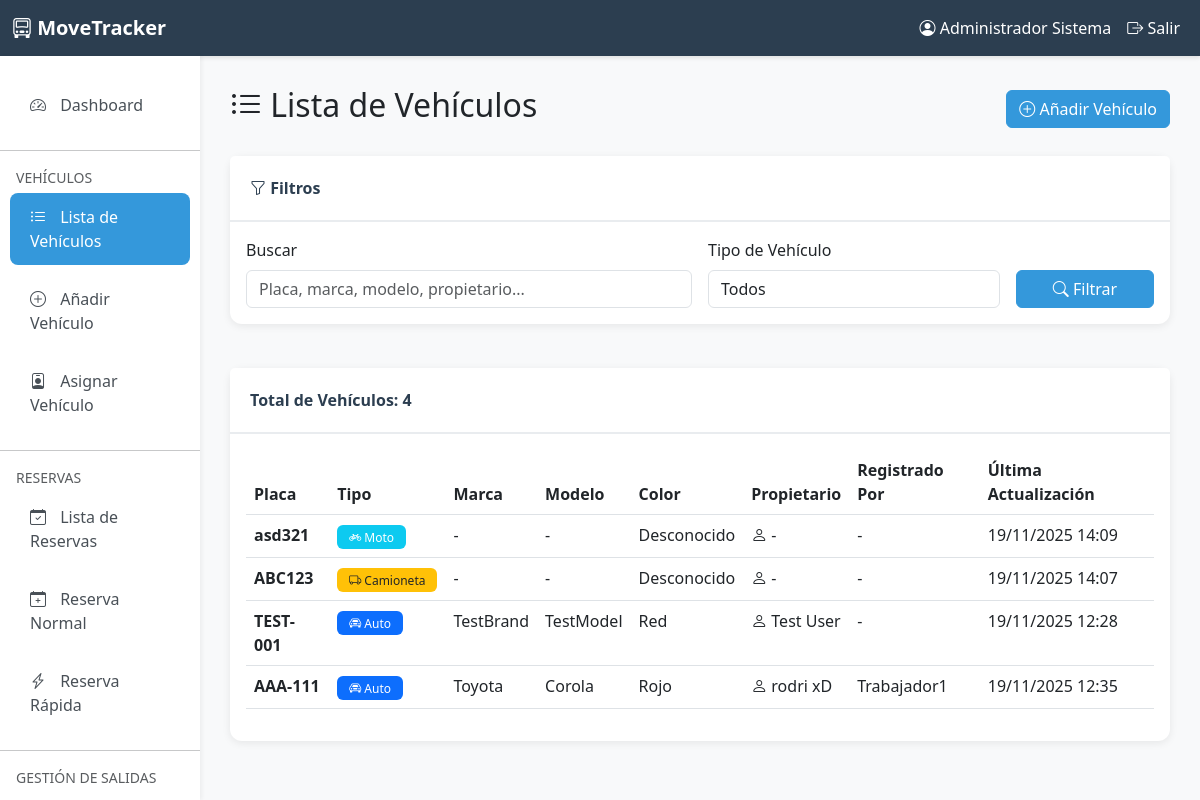
The page /parking/vehicles/ (signed in) on the database as committed earlier.
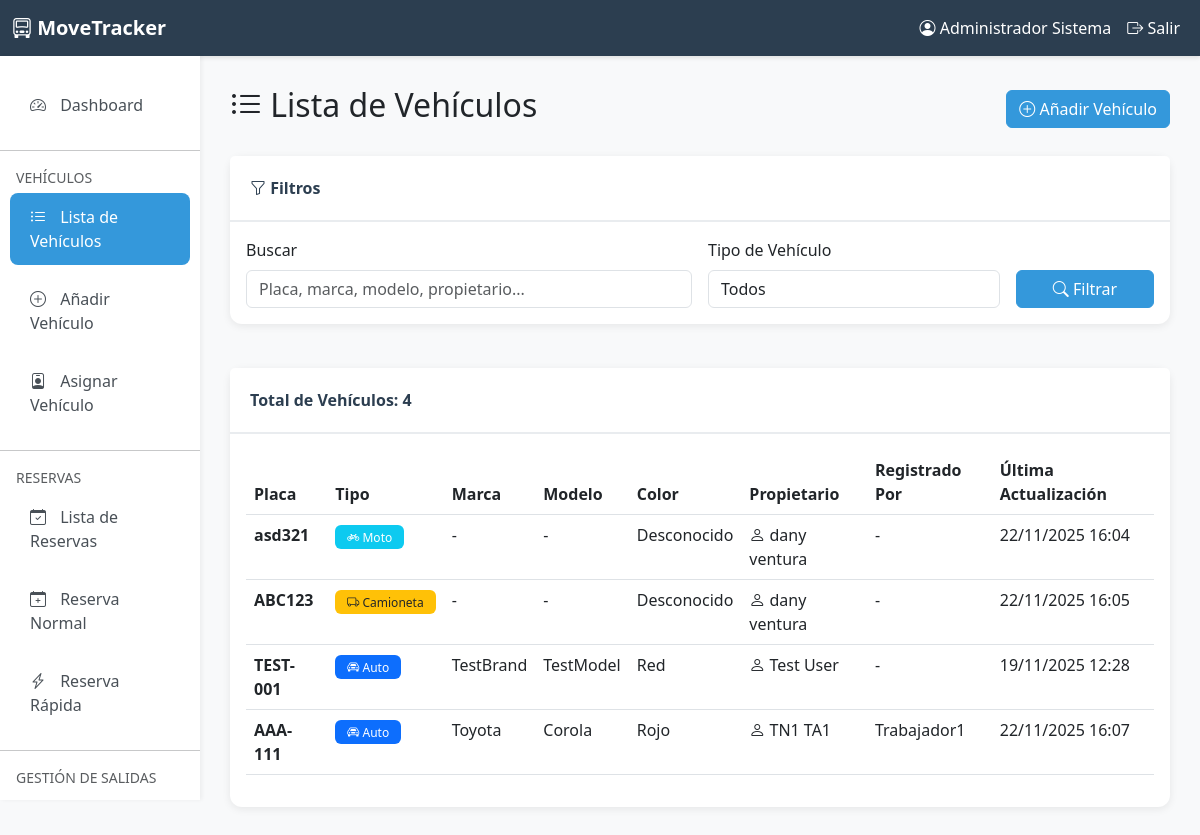
The same page on the database as committed later.
### parking/models.py (models this page shows, shortened)
class Vehicle(models.Model):
    owner = models.ForeignKey(
        User,
        on_delete=models.CASCADE,
        related_name='vehicles',
        verbose_name='Propietario',
        null=True,
        blank=True
    )
    vehicle_type = models.CharField(
        max_length=20,
        choices=VehicleType.choices,
        verbose_name='Tipo de Vehículo'
    )
    brand = models.CharField(
        max_length=50,
        null=True,
        blank=True,
        verbose_name='Marca',
        help_text='Marca del vehículo (opcional)'
    )
    model = models.CharField(
        max_length=50,
        null=True,
        blank=True,
        verbose_name='Modelo',
        help_text='Modelo del vehículo (opcional)'
    )
    year = models.PositiveIntegerField(
        null=True,
        blank=True,
        verbose_name='Año',
        validators=[MinValueValidator(1900), MaxValueValidator(2100)],
        help_text='Año de fabricación (opcional)'
    )
    color = models.CharField(max_length=30, verbose_name='Color')
    license_plate = models.CharField(
        max_length=20,
        unique=True,
        verbose_name='Placa',
        help_text='Número de placa del vehículo'
    )
    is_active = models.BooleanField(default=True, verbose_name='Activo')
    created_at = models.DateTimeField(auto_now_add=True, verbose_name='Fecha de Registro')
    updated_at = models.DateTimeField(auto_now=True, verbose_name='Última Actualización')
    registered_by = models.ForeignKey(
        User,
        on_delete=models.SET_NULL,
        null=True,
        related_name='registered_vehicles',
        verbose_name='Registrado por'
    )
    class Meta:
        verbose_name = 'Vehículo'
        verbose_name_plural = 'Vehículos'
        ordering = ['-created_at']
        indexes = [
            models.Index(fields=['license_plate']),
            models.Index(fields=['owner', 'is_active']),
        ]

### user/models.py (models this page shows, shortened)
class User(AbstractUser):
    dni = models.CharField(max_length=10, blank=True, null=True, verbose_name='DNI')
    phone = models.CharField(max_length=15, blank=True, null=True, verbose_name='Teléfono')
    class Meta:
        verbose_name = 'Usuario'
        verbose_name_plural = 'Usuarios'
        db_table = 'auth_user'

### parking/views.py (the view, shortened to what this page needs)
# urls.py: path('vehicles/', views.vehicle_list, name='vehicle_list'),
@login_required
@user_passes_test(is_admin_or_worker, login_url='user:login')
def vehicle_list(request):
    vehicles = Vehicle.objects.select_related('owner', 'registered_by').all()
    search = request.GET.get('search', '')
    vehicle_type = request.GET.get('type', '')
    if vehicle_type:
        vehicles = vehicles.filter(vehicle_type=vehicle_type)
    context = {
        'vehicles': vehicles,
        'title': 'Lista de Vehículos',
        'search': search,
        'vehicle_type': vehicle_type,
        'vehicle_types': VehicleType.choices
    }
    return render(request, 'parking/vehicle_list.html', context)

### parking/views.py (called while the page is built)
def is_admin_or_worker(user):
    if not user.is_authenticated:
        return False
    if user.is_superuser:
        return True
    if hasattr(user, 'role'):
        return user.role in ['ADMIN', 'WORKER']
    return user.is_staff

### parking/templates/parking/vehicle_list.html (shortened to what the changed rows need)
{% extends 'parking/base.html' %}
{% block content %}
<div class="row mb-4">
    <div class="col-12 d-flex justify-content-between align-items-center">
        <h2><i class="bi bi-list-ul"></i> {{ title }}</h2>
    </div>
</div>
<div class="row">
    <div class="col-12">
        <div class="card">
            <div class="card-body">
                {% if vehicles %}
                    <div class="table-responsive">
                        <table class="table table-hover">
                            <thead>
                                <tr>
                                    <th>Placa</th>
                                    <th>Tipo</th>
                                    <th>Marca</th>
                                    <th>Modelo</th>
                                    <th>Color</th>
                                    <th>Propietario</th>
                                    <th>Registrado Por</th>
                                    <th>Última Actualización</th>
                                </tr>
                            </thead>
                            <tbody>
                                {% for vehicle in vehicles %}
                                    <tr>
                                        <td>
                                            <strong>{{ vehicle.license_plate }}</strong>
                                        </td>
                                        <td>
                                            {% if vehicle.vehicle_type == 'CAR' %}
                                                <span class="badge bg-primary">
                                                    <i class="bi bi-car-front"></i> {{ vehicle.get_vehicle_type_display }}
                                                </span>
                                            {% elif vehicle.vehicle_type == 'TRUCK' %}
                                                <span class="badge bg-warning text-dark">
                                                    <i class="bi bi-truck"></i> {{ vehicle.get_vehicle_type_display }}
                                                </span>
                                            {% else %}
                                                <span class="badge bg-info">
                                                    <i class="bi bi-bicycle"></i> {{ vehicle.get_vehicle_type_display }}
                                                </span>
                                            {% endif %}
                                        </td>
                                        <td>{{ vehicle.brand|default:"-" }}</td>
                                        <td>{{ vehicle.model|default:"-" }}</td>
                                        <td>{{ vehicle.color|default:"-" }}</td>
                                        <td>
                                            <i class="bi bi-person"></i>
                                            {% if vehicle.owner %}{{ vehicle.owner.get_full_name|default:vehicle.owner.username }}{% else %}-{% endif %}
                                        </td>
                                        <td>{% if vehicle.registered_by %}{{ vehicle.registered_by.username }}{% else %}-{% endif %}</td>
                                        <td>{{ vehicle.updated_at|date:"d/m/Y H:i" }}</td>
                                    </tr>
                                {% endfor %}
                            </tbody>
                        </table>
                    </div>
                {% endif %}
            </div>
        </div>
    </div>
</div>
{% endblock %}

Rows that differ between the two databases and show on the page:
changed Vehicle "asd321": owner.get_full_name (not shown) → "dany ventura"; updated_at "19/11/2025 14:09" → "22/11/2025 16:04"; no longer shows "-"
changed Vehicle "ABC123": owner.get_full_name (not shown) → "dany ventura"; updated_at "19/11/2025 14:07" → "22/11/2025 16:05"; no longer shows "-"
changed Vehicle "AAA-111": owner.get_full_name "rodri xD" → "TN1 TA1"; updated_at "19/11/2025 12:35" → "22/11/2025 16:07"
